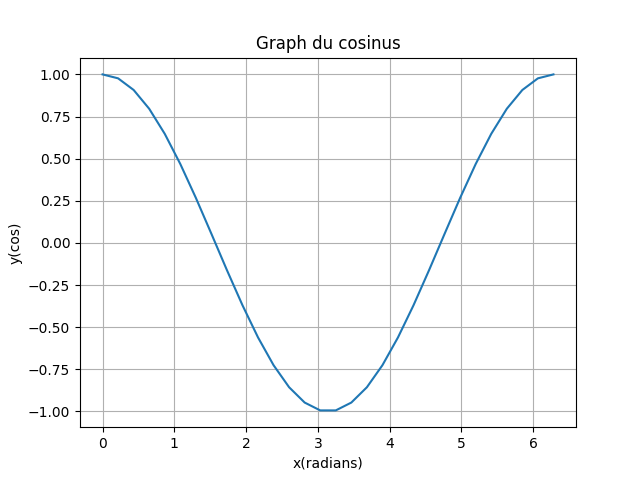

The script that saved this image:
import numpy as np
import matplotlib.pyplot as plt

x=np.linspace(0, 2*np.pi,30)
y=np.cos(x)


plt.xlabel('x(radians)')
plt.ylabel('y(cos)')
plt.title('Graph du cosinus')
plt.plot(x,y)
plt.grid()

plt.savefig('plot.png')
